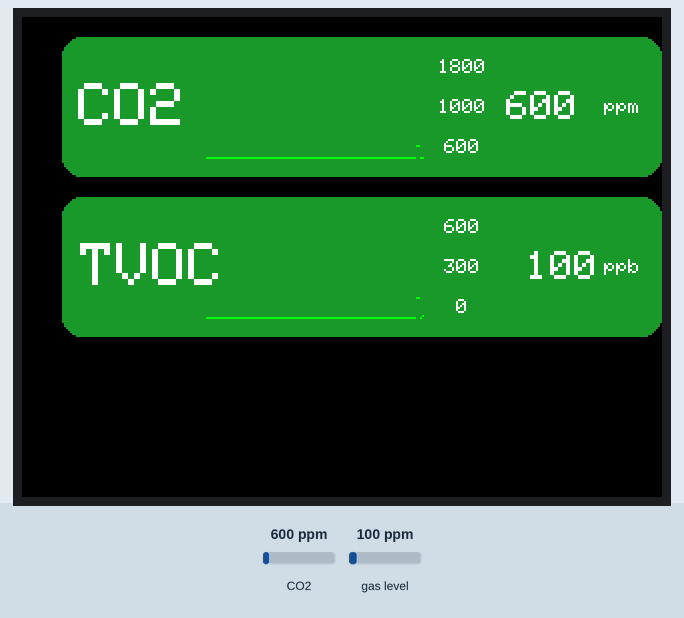
Simulated run of this sketch. Board: ESP32. Shown: 320×240 colour display. Inputs (shaded band) come from the test bench; at power-on: CO2 600 ppm, gas level 100 ppm. What the sketch prints to the serial monitor is not drawn.

Above: at 1.3 s.
1.4 s: CO2 set to 757 ppm
At 2.0 s:
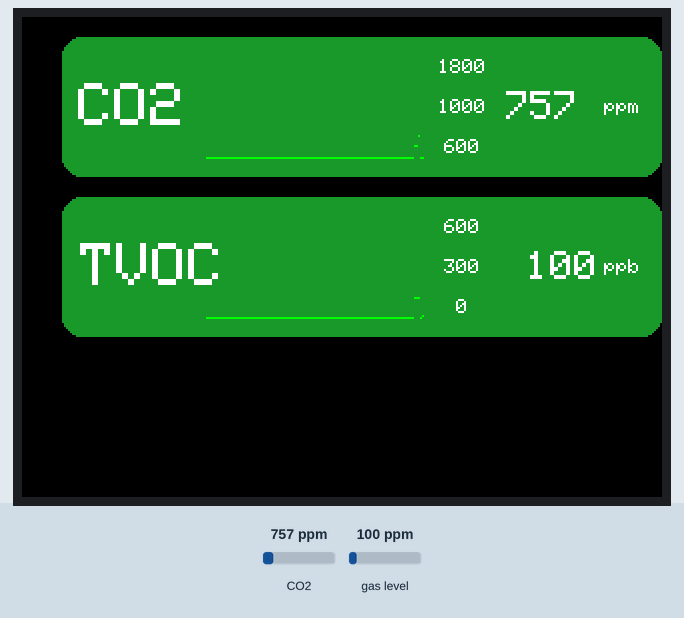
3.8 s: CO2 set to 841 ppm
At 4.8 s:
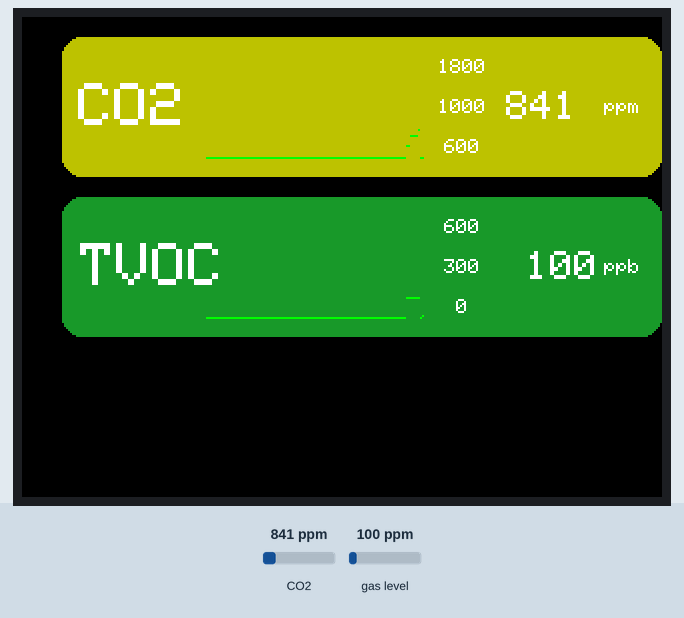
7.2 s: gas level set to 288 ppm
At 8.1 s:
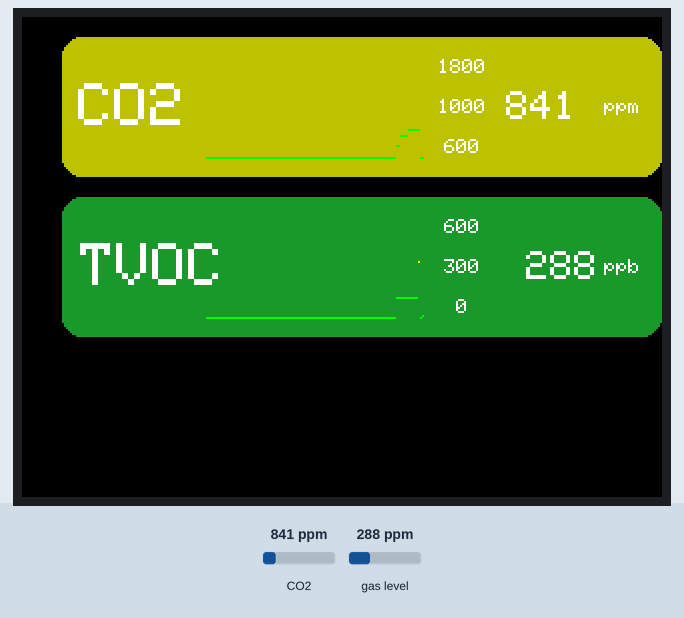
9.7 s: gas level set to 308 ppm
At 10.8 s:
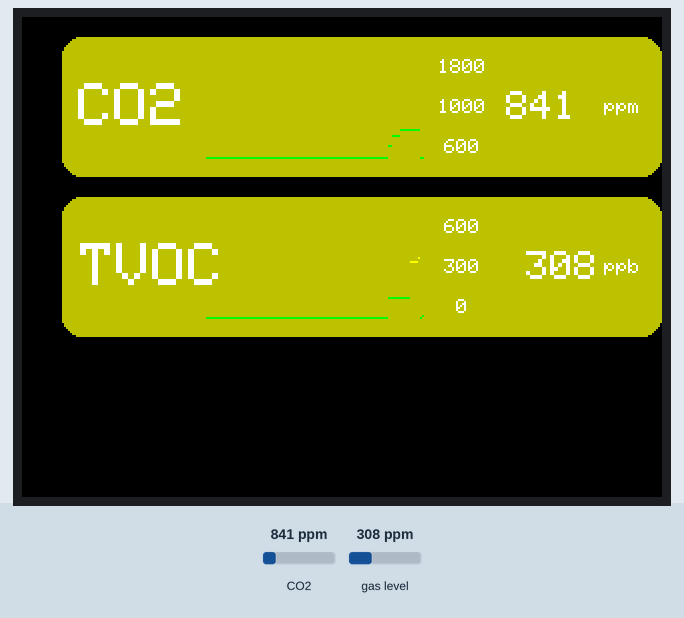
13.1 s: CO2 set to 1578 ppm
At 14.1 s:
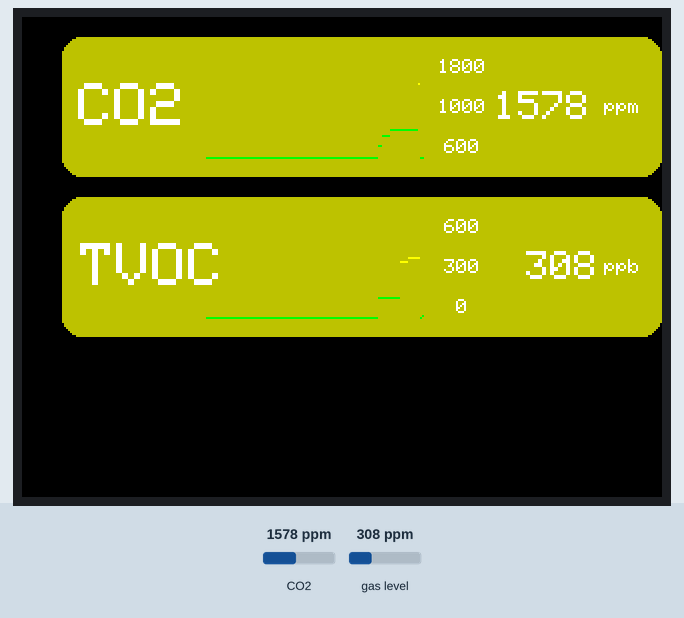
15.7 s: CO2 set to 1638 ppm
At 16.7 s:
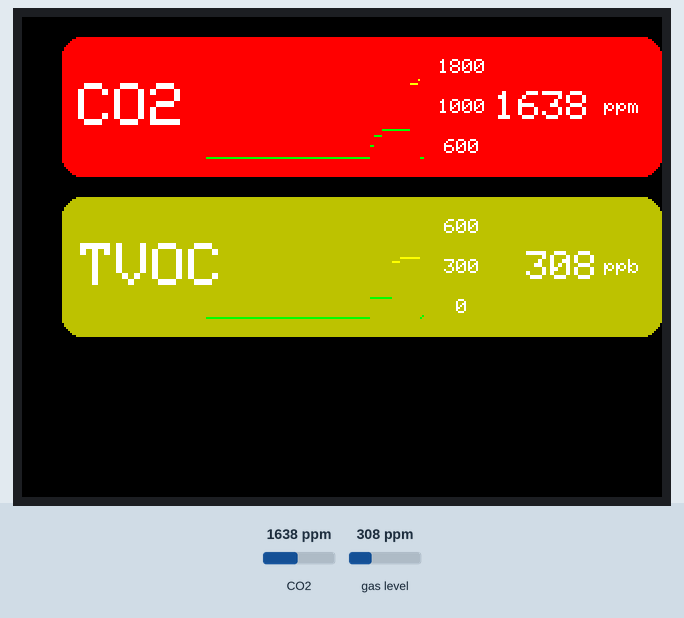
Timing chart, 0 to 18.7 s (numbered marks = the images above; inputs shaded):
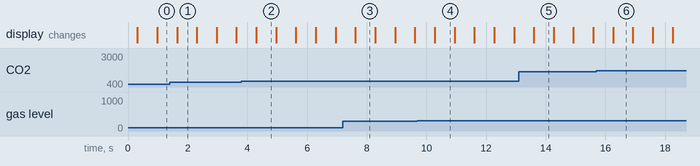

Measured:
- the behaviour switches between 800 and 801 ppm on CO2 (found by bisection; images 1 and 2)
- the behaviour switches between 300 and 301 ppm on gas level (found by bisection; images 3 and 4)
- the behaviour switches between 1600 and 1601 ppm on CO2 (found by bisection; images 5 and 6)
- after the input at 3.8 s, the display: changes after 0.50 s (image 2)
- after the input at 9.7 s, the display: changes after 0.58 s (image 4)
- after the input at 15.7 s, the display: changes after 0.56 s (image 6)

The sketch:

homesensor.ino
```cpp
#include "Adafruit_CCS811.h"
#include <TFT_eSPI.h>
#include <Wire.h>

TFT_eSPI tft = TFT_eSPI();
TFT_eSprite sprite= TFT_eSprite(&tft);

#define DARKGREEN 0x1CC5 //darkgreen
#define DARKYELLOW 0xBE00 //darkyellow
int CO2Color= DARKGREEN, TVOCColor= DARKGREEN;


// Create the sensor object
Adafruit_CCS811 ccs;

int sda = 18;
int scl = 17;

String co2data, tvocdata;
int co2int=0, tvocint=0;

int CO2Arr[110]= { };
int TVOCArr[110]= { };

void setup() {

  tft.init();
  tft.setRotation(3);
  sprite.createSprite(320,170);
  Wire.begin(sda, scl);
  Serial.begin(9600);

  Serial.println("CCS811 test");

  if(!ccs.begin()){
    Serial.println("Failed to start sensor! Please check your wiring.");
    while(1);
  }

  // Wait for the sensor to be ready
  while(!ccs.available());
  drawGraph();
}


void drawGraph() //background elements
  {
  sprite.fillSprite(TFT_BLACK);
  sprite.fillRoundRect(20,10,300,70,10,CO2Color);  //CO2
  sprite.fillRoundRect(20,90,300,70,10,TVOCColor); //TVOC

  sprite.setTextDatum(4);
  sprite.setTextSize(3);
  sprite.setTextColor(TFT_WHITE, CO2Color);
  sprite.drawString("CO2", 55, 45);
  sprite.setTextColor(TFT_WHITE, TVOCColor);
  sprite.drawString("TVOC", 65, 125);

  sprite.setTextSize(1);
  sprite.setTextColor(TFT_WHITE, CO2Color);
  sprite.drawString("ppm", 300, 45);
  sprite.drawString("1800", 220, 25);
  sprite.drawString("1000", 220, 45);
  sprite.drawString("600", 220, 65);
  sprite.setTextColor(TFT_WHITE, TVOCColor);
  sprite.drawString("ppb", 300, 125);
  sprite.drawString("600", 220, 105);
  sprite.drawString("300", 220, 125);
  sprite.drawString("0", 220, 145);

  // sprite.drawRect(200,20,2,50,TFT_WHITE);//vert
  // sprite.drawRect(90,70,110,2,TFT_WHITE);//horz
  // sprite.drawRect(200,100,2,50,TFT_WHITE);
  // sprite.drawRect(90,150,110,2,TFT_WHITE);

//future development: use sprite.drawPixel(60+j,110-(i*10),color1); to draw the linegraph how the trend goes.

  //sprite.pushSprite(0,0);
  }

void update_data(){

  //if have time optimize to no operation when zero is in the array
  //shifting array element to the left

  int temp = CO2Arr[0]; //remember first element
  for(int i=0;i<110-1;i++)
  {
      CO2Arr[i] = CO2Arr[i+1]; //move all element to the left except first one
  }
  CO2Arr[110-1] = temp;
  temp = TVOCArr[0]; //remember first element
  for(int i=0;i<110-1;i++)
  {
      TVOCArr[i] = TVOCArr[i+1]; //move all element to the left except first one
  }
  TVOCArr[110-1] = temp;


  if (co2int > 1600){
    CO2Color = TFT_RED;
    }else if(co2int > 800){
      CO2Color = DARKYELLOW;
    }else{
      CO2Color = DARKGREEN;
    }

  if (tvocint > 600){
    TVOCColor = TFT_RED;
  }else if(tvocint > 300){
    TVOCColor = DARKYELLOW;
  }else{
    TVOCColor = DARKGREEN;
  }
  drawGraph();

  sprite.setTextSize(2);
  sprite.setTextColor(TFT_WHITE, CO2Color);
  sprite.drawString(String(co2int), 260, 45);
  sprite.setTextColor(TFT_WHITE, TVOCColor);
  sprite.drawString(String(tvocint), 270, 125);

  for(int i=110;i>1;i--)
  {
      if (CO2Arr[i]>40){
      sprite.drawPixel(90+i,70-CO2Arr[i],TFT_RED);
      }else if(CO2Arr[i]>20){
      sprite.drawPixel(90+i,70-CO2Arr[i],TFT_YELLOW);
      }else{
      sprite.drawPixel(90+i,70-CO2Arr[i],TFT_GREEN);
      }
      if (TVOCArr[i]>40){
      sprite.drawPixel(90+i,150-TVOCArr[i],TFT_RED);
      }else if(TVOCArr[i]>20){
      sprite.drawPixel(90+i,150-TVOCArr[i],TFT_YELLOW);
      }else{
      sprite.drawPixel(90+i,150-TVOCArr[i],TFT_GREEN);
      }

  }


  sprite.pushSprite(0,0);


  // sprite.setTextColor(TFT_WHITE, TEMPColor);
  // sprite.drawString(String(temp), 265, 85);
}

void loop() {

  if(ccs.available()){
      if(!ccs.readData()){
        Serial.print("CO2: ");
        co2int = ccs.geteCO2();
        CO2Arr[109]=((co2int/32)-12);
        Serial.print(co2int/32-12);
        Serial.print("ppm, TVOC: ");
        tvocint = ccs.getTVOC();
        TVOCArr[109]=tvocint/10;
        Serial.println(tvocint);
        update_data();
      }
      else{
        Serial.println("ERROR!");
        while(1);
      }
    }
    delay(500);


}
```
